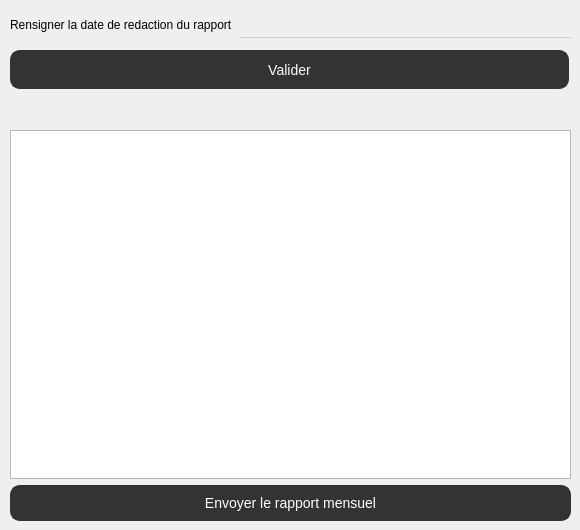
      <widget class="QWidget" name="RapportMensuel">
       <widget class="QWidget" name="widget_8" native="true">
        <property name="geometry">
         <rect>
          <x>10</x>
          <y>10</y>
          <width>561</width>
          <height>91</height>
         </rect>
        </property>
        <widget class="QPushButton" name="btn_date_rapport">
         <property name="geometry">
          <rect>
           <x>0</x>
           <y>40</y>
           <width>559</width>
           <height>39</height>
          </rect>
         </property>
         <property name="styleSheet">
          <string notr="true">QPushButton {
    background-color: #333333; 
    color: #FFFFFF; 
    border: 2px solid #333333; /* Bordure */
    border-radius: 10px; 
    padding: 8px 16px;
    font-size: 14px; 
}

/* Changement de style au survol */
QPushButton:hover {
    background-color: #555555;
    border-color: #555555; 
}

/* Changement de style lorsqu'on clique */
QPushButton:pressed {
    background-color: #222222; /* Couleur de fond lors du clic */
    border-color: #222222; /* Bordure lors du clic */
    color: #CCCCCC; /* Couleur du texte lors du clic */
}
</string>
         </property>
         <property name="text">
          <string>Valider</string>
         </property>
        </widget>
        <widget class="QWidget" name="">
         <property name="geometry">
          <rect>
           <x>0</x>
           <y>0</y>
           <width>561</width>
           <height>30</height>
          </rect>
         </property>
         <layout class="QHBoxLayout" name="horizontalLayout_22">
          <item>
           <widget class="QLabel" name="label_11">
            <property name="text">
             <string>Rensigner la date de redaction du rapport</string>
            </property>
           </widget>
          </item>
          <item>
           <widget class="QLineEdit" name="lineEdit_18">
            <property name="maximumSize">
             <size>
              <width>16777215</width>
              <height>16777215</height>
             </size>
            </property>
            <property name="baseSize">
             <size>
              <width>0</width>
              <height>0</height>
             </size>
            </property>
            <property name="styleSheet">
             <string notr="true">/* Style de base pour le QLineEdit */
QLineEdit {
    background-color: transparent; /* Fond transparent */
    border: none; /* Pas de bordure par défaut */
    border-bottom: 1px solid #CCCCCC; /* Bordure en bas seulement */
    padding: 2px; /* Espacement du texte à l'intérieur */
    font-size: 16px; /* Taille de la police */
    color: #333333; /* Couleur du texte */
}

/* Changement de style au survol */
QLineEdit:hover {
    border-bottom-color: #AAAAAA; /* Couleur de la bordure en bas au survol */
}

/* Changement de style lorsqu'il est actif/focus */
QLineEdit:focus {
    border-bottom-color: #007ACC; /* Couleur de la bordure en bas lorsqu'il est actif */
}
	</string>
            </property>
            <property name="readOnly">
             <bool>false</bool>
            </property>
           </widget>
          </item>
         </layout>
        </widget>
       </widget>
       <widget class="QWidget" name="">
        <property name="geometry">
         <rect>
          <x>10</x>
          <y>130</y>
          <width>561</width>
          <height>391</height>
         </rect>
        </property>
        <layout class="QVBoxLayout" name="verticalLayout_6">
         <item>
          <widget class="QTextEdit" name="textEdit"/>
         </item>
         <item>
          <widget class="QPushButton" name="recherche_matiere_7">
           <property name="styleSheet">
            <string notr="true">QPushButton {
    background-color: #333333; 
    color: #FFFFFF; 
    border: 2px solid #333333; /* Bordure */
    border-radius: 10px; 
    padding: 8px 16px;
    font-size: 14px; 
}

/* Changement de style au survol */
QPushButton:hover {
    background-color: #555555;
    border-color: #555555; 
}

/* Changement de style lorsqu'on clique */
QPushButton:pressed {
    background-color: #222222; /* Couleur de fond lors du clic */
    border-color: #222222; /* Bordure lors du clic */
    color: #CCCCCC; /* Couleur du texte lors du clic */
}
</string>
           </property>
           <property name="text">
            <string>Envoyer le rapport mensuel</string>
           </property>
          </widget>
         </item>
        </layout>
       </widget>
      </widget>
